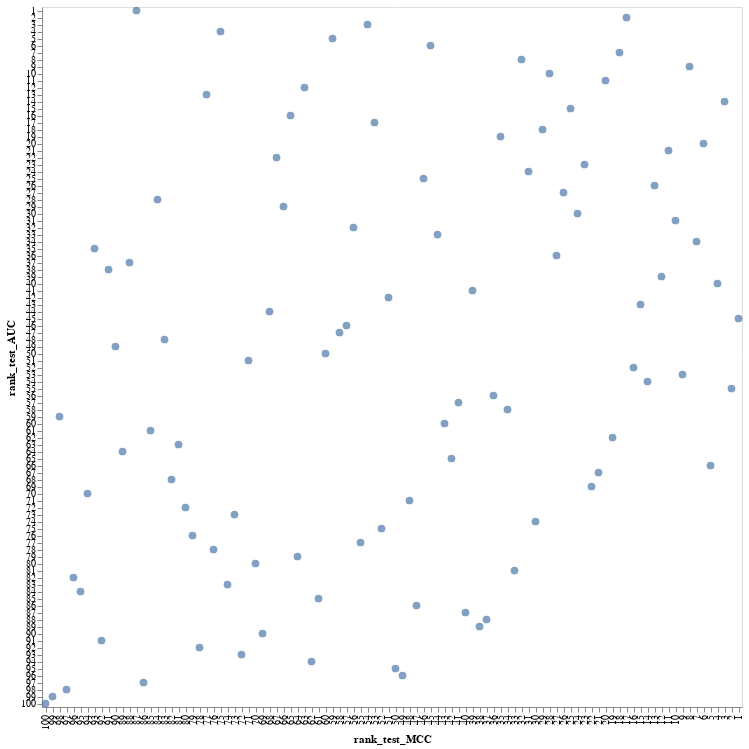

Notebook source saved alongside this figure:
### Code cell
import altair as alt

source = pd.DataFrame(results)

alt.Chart(source).mark_circle(size=60).encode(
    alt.X('rank_test_MCC:N', sort='descending'),
    alt.Y('rank_test_AUC:N', sort='ascending'),
    #alt.Color('mean_test_MCC:N'),
    #size='param_classifier__n_estimators',
    tooltip=['mean_test_AUC',
             'mean_test_MCC',
             'param_classifier__bootstrap', 
             'param_classifier__bootstrap_features', 
             'param_classifier__max_features', 
             'param_classifier__max_samples', 
             'param_classifier__n_estimators']
).properties(
    width=700,
    height=700
).interactive()
